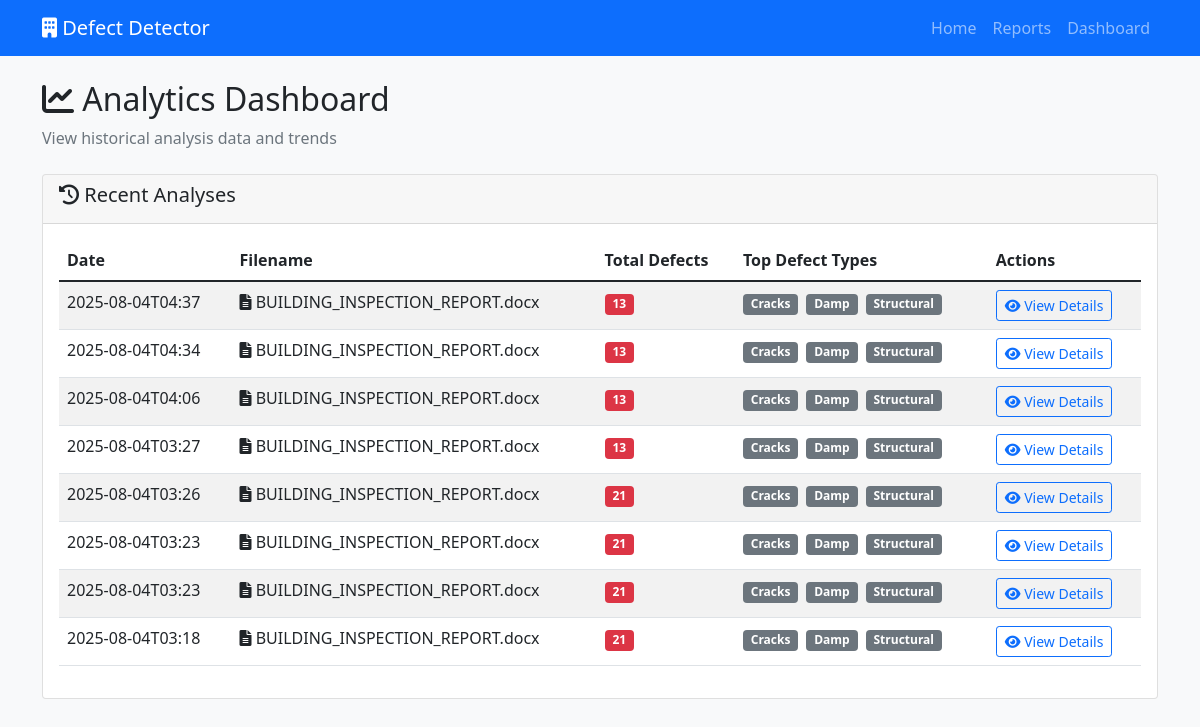
/dashboard, run on the app's committed database.
### tables this page shows
CREATE TABLE analyses (
                id INTEGER PRIMARY KEY AUTOINCREMENT,
                filename TEXT NOT NULL,
                timestamp TEXT NOT NULL,
                total_defects INTEGER,
                defect_summary TEXT,
                defects_detail TEXT
            );

### app.py (the view)
@app.route('/dashboard')
def dashboard():
    try:
        conn = sqlite3.connect('defect_analysis.db')
        cursor = conn.cursor()
        cursor.execute('SELECT * FROM analyses ORDER BY timestamp DESC LIMIT 10')
        recent_analyses = cursor.fetchall()
        conn.close()
        return render_template('dashboard.html', analyses=recent_analyses)
    except Exception as e:
        return render_template('dashboard.html', analyses=[])

### templates/dashboard.html (shortened to what this page needs)
{% extends "base.html" %}
{% block content %}
<div class="row">
    <div class="col-12">
        <h2><i class="fas fa-chart-line"></i> Analytics Dashboard</h2>
        <p class="text-muted mb-4">View historical analysis data and trends</p>
        {% if analyses %}
        <div class="card">
            <div class="card-header">
                <h5><i class="fas fa-history"></i> Recent Analyses</h5>
            </div>
            <div class="card-body">
                <div class="table-responsive">
                    <table class="table table-striped">
                        <thead>
                            <tr>
                                <th>Date</th>
                                <th>Filename</th>
                                <th>Total Defects</th>
                                <th>Top Defect Types</th>
                                <th>Actions</th>
                            </tr>
                        </thead>
                        <tbody>
                            {% for analysis in analyses %}
                            <tr>
                                <td>{{ analysis[2][:16] }}</td>
                                <td>
                                    <i class="fas fa-file-alt"></i> {{ analysis[1] }}
                                </td>
                                <td>
                                    <span class="badge bg-{% if analysis[3] > 5 %}danger{% elif analysis[3] > 2 %}warning{% else %}success{% endif %}">
                                        {{ analysis[3] }}
                                    </span>
                                </td>
                                <td>
                                    {% if analysis[4] %}
                                        {% set summary_str = analysis[4] %}
                                        {% if 'Cracks' in summary_str %}
                                            <small class="badge bg-secondary me-1">Cracks</small>
                                        {% endif %}
                                        {% if 'Damp' in summary_str %}
                                            <small class="badge bg-secondary me-1">Damp</small>
                                        {% endif %}
                                        {% if 'Structural' in summary_str %}
                                            <small class="badge bg-secondary me-1">Structural</small>
                                        {% endif %}
                                    {% endif %}
                                </td>
                                <td>
                                    <a href="{{ url_for('view_analysis', analysis_id=analysis[0]) }}" class="btn btn-sm btn-outline-primary">
                                        <i class="fas fa-eye"></i> View Details
                                    </a>
                                </td>
                            </tr>
                            {% endfor %}
                        </tbody>
                    </table>
                </div>
            </div>
        </div>
        {% endif %}
    </div>
</div>
{% endblock %}

### templates/base.html (shortened to what this page needs)
<!DOCTYPE html>
<html lang="en">
<head>
    <link href="https://cdn.jsdelivr.net/npm/bootstrap@5.1.3/dist/css/bootstrap.min.css" rel="stylesheet">
    <link href="https://cdnjs.cloudflare.com/ajax/libs/font-awesome/6.0.0/css/all.min.css" rel="stylesheet">
</head>
<body class="bg-light">
    <nav class="navbar navbar-expand-lg navbar-dark bg-primary">
        <div class="container">
            <a class="navbar-brand" href="{{ url_for('index') }}">
                <i class="fas fa-building"></i> Defect Detector
            </a>
            <div class="navbar-nav ms-auto">
                <a class="nav-link" href="{{ url_for('index') }}">Home</a>
                <a class="nav-link" href="/reports">Reports</a>
                <a class="nav-link" href="{{ url_for('dashboard') }}">Dashboard</a>
            </div>
        </div>
    </nav>
    <main class="container my-4">
        {% block content %}{% endblock %}
    </main>
</body>
</html>

### data on the page
analyses: timestamp "2025-08-04T04:37", filename "BUILDING_INSPECTION_REPORT.docx", total_defects "13", shows "Cracks", shows "Damp", shows "Structural"
analyses: timestamp "2025-08-04T04:34", filename "BUILDING_INSPECTION_REPORT.docx", total_defects "13", shows "Cracks", shows "Damp", shows "Structural"
analyses: timestamp "2025-08-04T04:06", filename "BUILDING_INSPECTION_REPORT.docx", total_defects "13", shows "Cracks", shows "Damp", shows "Structural"
analyses: timestamp "2025-08-04T03:27", filename "BUILDING_INSPECTION_REPORT.docx", total_defects "13", shows "Cracks", shows "Damp", shows "Structural"
analyses: timestamp "2025-08-04T03:26", filename "BUILDING_INSPECTION_REPORT.docx", total_defects "21", shows "Cracks", shows "Damp", shows "Structural"
analyses: timestamp "2025-08-04T03:23", filename "BUILDING_INSPECTION_REPORT.docx", total_defects "21", shows "Cracks", shows "Damp", shows "Structural"
analyses: timestamp "2025-08-04T03:23", filename "BUILDING_INSPECTION_REPORT.docx", total_defects "21", shows "Cracks", shows "Damp", shows "Structural"
analyses: timestamp "2025-08-04T03:18", filename "BUILDING_INSPECTION_REPORT.docx", total_defects "21", shows "Cracks", shows "Damp", shows "Structural"
